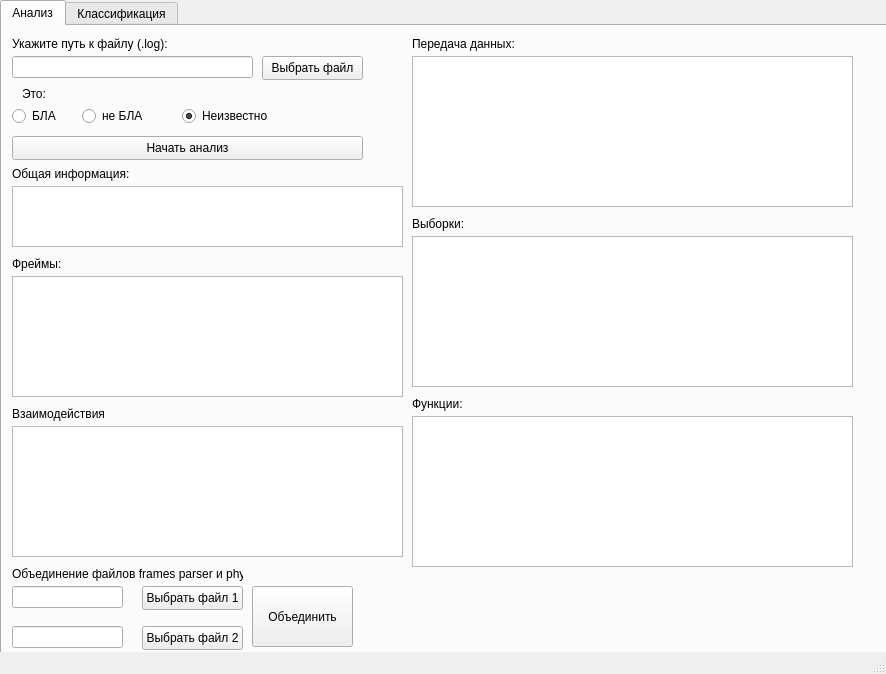
<?xml version="1.0" encoding="UTF-8"?>
<ui version="4.0">
 <class>MainWindow</class>
 <widget class="QMainWindow" name="MainWindow">
  <property name="geometry">
   <rect>
    <x>0</x>
    <y>0</y>
    <width>886</width>
    <height>674</height>
   </rect>
  </property>
  <property name="windowTitle">
   <string>MainWindow</string>
  </property>
  <widget class="QWidget" name="centralwidget">
   <widget class="QTabWidget" name="tabWidget">
    <property name="enabled">
     <bool>true</bool>
    </property>
    <property name="geometry">
     <rect>
      <x>0</x>
      <y>0</y>
      <width>891</width>
      <height>681</height>
     </rect>
    </property>
    <property name="maximumSize">
     <size>
      <width>891</width>
      <height>681</height>
     </size>
    </property>
    <property name="toolTip">
     <string/>
    </property>
    <property name="whatsThis">
     <string/>
    </property>
    <property name="currentIndex">
     <number>0</number>
    </property>
    <property name="usesScrollButtons">
     <bool>false</bool>
    </property>
    <widget class="QWidget" name="tab">
     <attribute name="title">
      <string>Анализ</string>
     </attribute>
     <widget class="QLineEdit" name="lineEdit">
      <property name="geometry">
       <rect>
        <x>10</x>
        <y>30</y>
        <width>241</width>
        <height>22</height>
       </rect>
      </property>
     </widget>
     <widget class="QLabel" name="label">
      <property name="geometry">
       <rect>
        <x>10</x>
        <y>10</y>
        <width>161</width>
        <height>16</height>
       </rect>
      </property>
      <property name="text">
       <string>Укажите путь к файлу (.log):</string>
      </property>
     </widget>
     <widget class="QPushButton" name="pushButton">
      <property name="geometry">
       <rect>
        <x>260</x>
        <y>30</y>
        <width>101</width>
        <height>24</height>
       </rect>
      </property>
      <property name="text">
       <string>Выбрать файл</string>
      </property>
     </widget>
     <widget class="QPushButton" name="pushButton_2">
      <property name="geometry">
       <rect>
        <x>10</x>
        <y>110</y>
        <width>351</width>
        <height>24</height>
       </rect>
      </property>
      <property name="text">
       <string>Начать анализ</string>
      </property>
     </widget>
     <widget class="QLabel" name="label_2">
      <property name="geometry">
       <rect>
        <x>10</x>
        <y>140</y>
        <width>131</width>
        <height>16</height>
       </rect>
      </property>
      <property name="text">
       <string>Общая информация:</string>
      </property>
     </widget>
     <widget class="QTextBrowser" name="textBrowser">
      <property name="geometry">
       <rect>
        <x>10</x>
        <y>160</y>
        <width>391</width>
        <height>61</height>
       </rect>
      </property>
     </widget>
     <widget class="QLabel" name="label_3">
      <property name="geometry">
       <rect>
        <x>10</x>
        <y>230</y>
        <width>61</width>
        <height>16</height>
       </rect>
      </property>
      <property name="text">
       <string>Фреймы:</string>
      </property>
     </widget>
     <widget class="QTextBrowser" name="textBrowser_2">
      <property name="geometry">
       <rect>
        <x>10</x>
        <y>250</y>
        <width>391</width>
        <height>121</height>
       </rect>
      </property>
     </widget>
     <widget class="QLabel" name="label_4">
      <property name="geometry">
       <rect>
        <x>10</x>
        <y>380</y>
        <width>101</width>
        <height>16</height>
       </rect>
      </property>
      <property name="text">
       <string>Взаимодействия</string>
      </property>
     </widget>
     <widget class="QTextBrowser" name="textBrowser_3">
      <property name="geometry">
       <rect>
        <x>10</x>
        <y>400</y>
        <width>391</width>
        <height>131</height>
       </rect>
      </property>
     </widget>
     <widget class="QLabel" name="label_8">
      <property name="geometry">
       <rect>
        <x>10</x>
        <y>540</y>
        <width>231</width>
        <height>16</height>
       </rect>
      </property>
      <property name="text">
       <string>Объединение файлов frames parser и phy</string>
      </property>
     </widget>
     <widget class="QLineEdit" name="lineEdit_2">
      <property name="geometry">
       <rect>
        <x>10</x>
        <y>560</y>
        <width>111</width>
        <height>22</height>
       </rect>
      </property>
     </widget>
     <widget class="QLineEdit" name="lineEdit_3">
      <property name="geometry">
       <rect>
        <x>10</x>
        <y>600</y>
        <width>111</width>
        <height>22</height>
       </rect>
      </property>
     </widget>
     <widget class="QPushButton" name="pushButton_3">
      <property name="geometry">
       <rect>
        <x>140</x>
        <y>560</y>
        <width>101</width>
        <height>24</height>
       </rect>
      </property>
      <property name="text">
       <string>Выбрать файл 1</string>
      </property>
     </widget>
     <widget class="QPushButton" name="pushButton_4">
      <property name="geometry">
       <rect>
        <x>140</x>
        <y>600</y>
        <width>101</width>
        <height>24</height>
       </rect>
      </property>
      <property name="text">
       <string>Выбрать файл 2</string>
      </property>
     </widget>
     <widget class="QPushButton" name="pushButton_5">
      <property name="geometry">
       <rect>
        <x>250</x>
        <y>560</y>
        <width>101</width>
        <height>61</height>
       </rect>
      </property>
      <property name="text">
       <string>Объединить</string>
      </property>
     </widget>
     <widget class="QTextBrowser" name="textBrowser_4">
      <property name="geometry">
       <rect>
        <x>410</x>
        <y>30</y>
        <width>441</width>
        <height>151</height>
       </rect>
      </property>
     </widget>
     <widget class="QLabel" name="label_5">
      <property name="geometry">
       <rect>
        <x>410</x>
        <y>10</y>
        <width>111</width>
        <height>16</height>
       </rect>
      </property>
      <property name="text">
       <string>Передача данных:</string>
      </property>
     </widget>
     <widget class="QLabel" name="label_6">
      <property name="geometry">
       <rect>
        <x>410</x>
        <y>190</y>
        <width>111</width>
        <height>16</height>
       </rect>
      </property>
      <property name="text">
       <string>Выборки:</string>
      </property>
     </widget>
     <widget class="QTextBrowser" name="textBrowser_5">
      <property name="geometry">
       <rect>
        <x>410</x>
        <y>210</y>
        <width>441</width>
        <height>151</height>
       </rect>
      </property>
     </widget>
     <widget class="QLabel" name="label_7">
      <property name="geometry">
       <rect>
        <x>410</x>
        <y>370</y>
        <width>111</width>
        <height>16</height>
       </rect>
      </property>
      <property name="text">
       <string>Функции:</string>
      </property>
     </widget>
     <widget class="QTextBrowser" name="textBrowser_6">
      <property name="geometry">
       <rect>
        <x>410</x>
        <y>390</y>
        <width>441</width>
        <height>151</height>
       </rect>
      </property>
     </widget>
     <widget class="QLabel" name="label_9">
      <property name="geometry">
       <rect>
        <x>20</x>
        <y>60</y>
        <width>161</width>
        <height>16</height>
       </rect>
      </property>
      <property name="text">
       <string>Это:</string>
      </property>
     </widget>
     <widget class="QRadioButton" name="radioButton">
      <property name="geometry">
       <rect>
        <x>10</x>
        <y>80</y>
        <width>61</width>
        <height>20</height>
       </rect>
      </property>
      <property name="text">
       <string>БЛА</string>
      </property>
     </widget>
     <widget class="QRadioButton" name="radioButton_2">
      <property name="geometry">
       <rect>
        <x>80</x>
        <y>80</y>
        <width>89</width>
        <height>20</height>
       </rect>
      </property>
      <property name="text">
       <string>не БЛА</string>
      </property>
     </widget>
     <widget class="QRadioButton" name="radioButton_3">
      <property name="geometry">
       <rect>
        <x>180</x>
        <y>80</y>
        <width>89</width>
        <height>20</height>
       </rect>
      </property>
      <property name="text">
       <string>Неизвестно</string>
      </property>
      <property name="checked">
       <bool>true</bool>
      </property>
     </widget>
    </widget>
    <widget class="QWidget" name="tab_2">
     <attribute name="title">
      <string>Классификация</string>
     </attribute>
     <widget class="QLabel" name="label_10">
      <property name="geometry">
       <rect>
        <x>20</x>
        <y>10</y>
        <width>161</width>
        <height>16</height>
       </rect>
      </property>
      <property name="text">
       <string>Обучающий набор:</string>
      </property>
     </widget>
     <widget class="QPushButton" name="pushButton_6">
      <property name="geometry">
       <rect>
        <x>260</x>
        <y>30</y>
        <width>101</width>
        <height>24</height>
       </rect>
      </property>
      <property name="text">
       <string>Выбрать файл</string>
      </property>
     </widget>
     <widget class="QLineEdit" name="lineEdit_4">
      <property name="geometry">
       <rect>
        <x>10</x>
        <y>30</y>
        <width>241</width>
        <height>22</height>
       </rect>
      </property>
     </widget>
     <widget class="QPushButton" name="pushButton_7">
      <property name="geometry">
       <rect>
        <x>10</x>
        <y>110</y>
        <width>351</width>
        <height>24</height>
       </rect>
      </property>
      <property name="text">
       <string>Обучить</string>
      </property>
     </widget>
     <widget class="QLabel" name="label_11">
      <property name="geometry">
       <rect>
        <x>20</x>
        <y>60</y>
        <width>161</width>
        <height>16</height>
       </rect>
      </property>
      <property name="text">
       <string>Тестовый набор:</string>
      </property>
     </widget>
     <widget class="QLineEdit" name="lineEdit_5">
      <property name="geometry">
       <rect>
        <x>10</x>
        <y>80</y>
        <width>241</width>
        <height>22</height>
       </rect>
      </property>
     </widget>
     <widget class="QPushButton" name="pushButton_8">
      <property name="geometry">
       <rect>
        <x>260</x>
        <y>80</y>
        <width>101</width>
        <height>24</height>
       </rect>
      </property>
      <property name="text">
       <string>Выбрать файл</string>
      </property>
     </widget>
     <widget class="QLabel" name="label_12">
      <property name="geometry">
       <rect>
        <x>30</x>
        <y>140</y>
        <width>161</width>
        <height>16</height>
       </rect>
      </property>
      <property name="text">
       <string>Результат:</string>
      </property>
     </widget>
     <widget class="QTextBrowser" name="textBrowser_7">
      <property name="geometry">
       <rect>
        <x>10</x>
        <y>160</y>
        <width>351</width>
        <height>171</height>
       </rect>
      </property>
     </widget>
    </widget>
   </widget>
  </widget>
  <widget class="QStatusBar" name="statusbar"/>
 </widget>
 <resources/>
 <connections/>
</ui>
